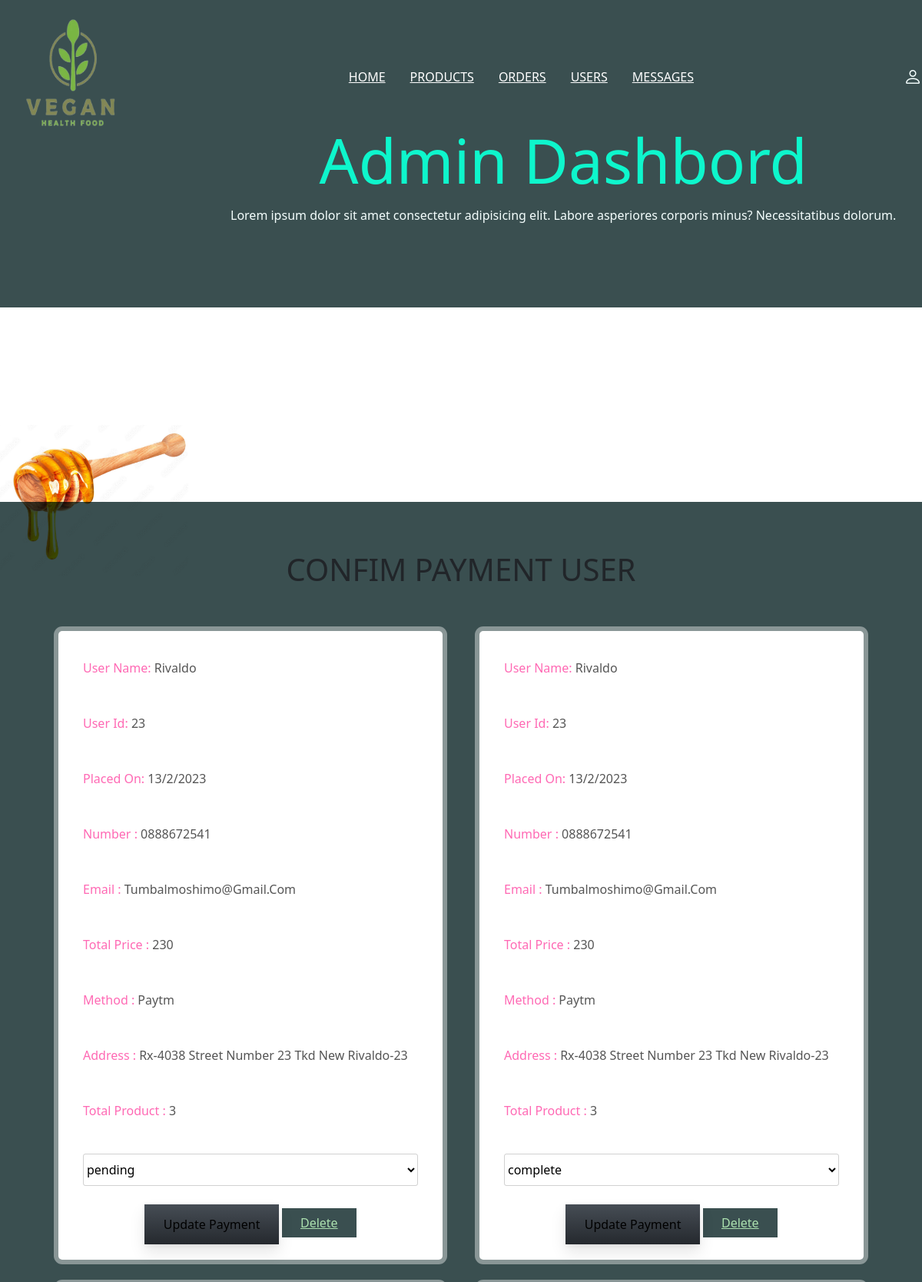
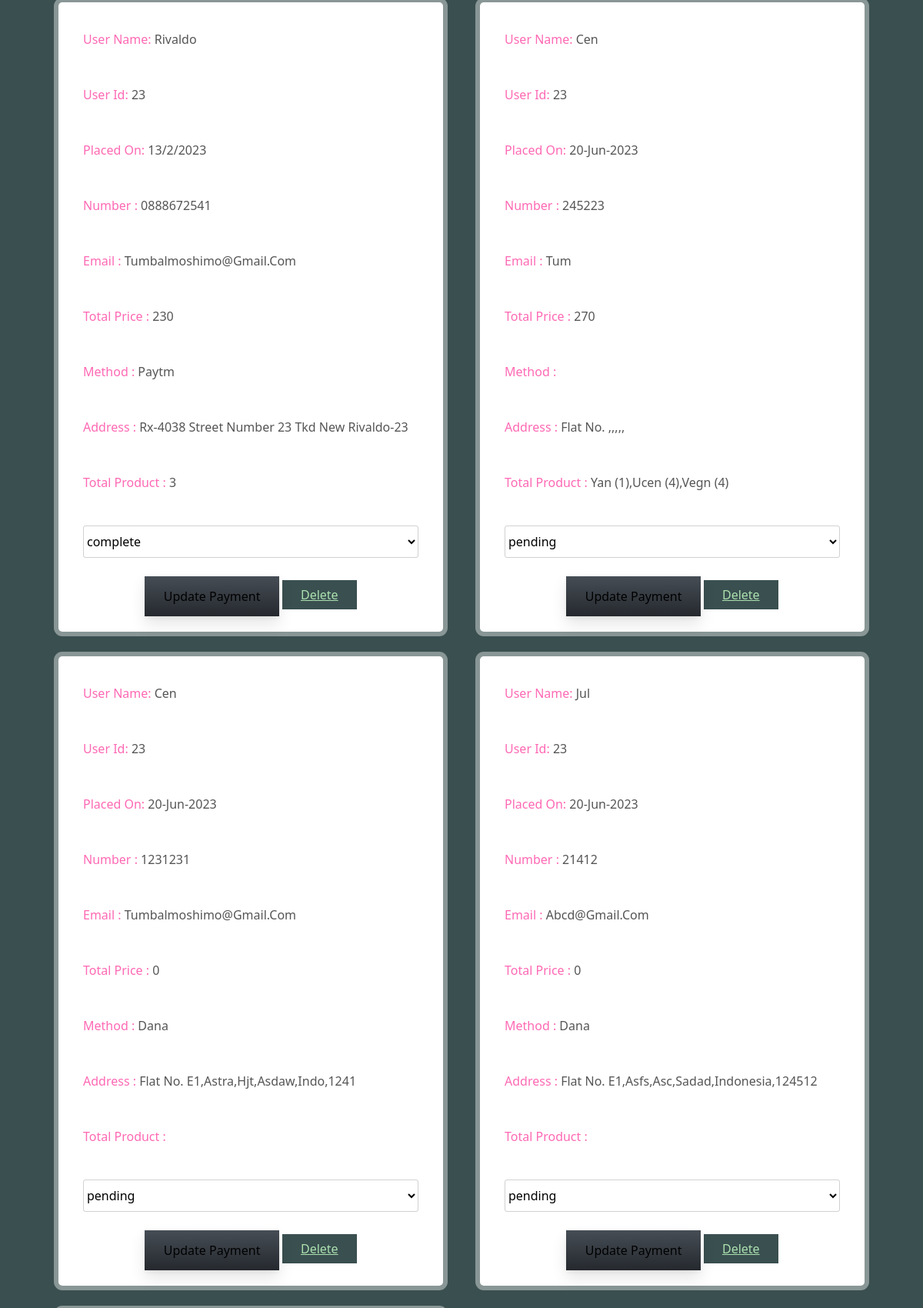
Screenshot of /admin_order.php (signed in, upper part) with the database file from the repository (2 pictures, top to bottom).
### tables this page shows
CREATE TABLE `order` (
  `id` int(255) NOT NULL,
  `user_id` int(255) NOT NULL,
  `name` varchar(255) NOT NULL,
  `number` varchar(255) NOT NULL,
  `email` varchar(255) NOT NULL,
  `method` varchar(255) NOT NULL,
  `address` varchar(255) NOT NULL,
  `total_products` varchar(255) NOT NULL,
  `total_price` varchar(255) NOT NULL,
  `placed_on` varchar(255) NOT NULL,
  `payment_status` varchar(255) NOT NULL DEFAULT 'pending'
);

### admin_order.php (the view, shortened to what this page needs)
<?php
include 'connection.php';
?>
<!DOCTYPE html>
<html lang="en">
<head>
    <link href='https://umpkg.com/boxicons@2.1.4/css/boxicons.min.css'rel='stylesheet'>
    <link href="https://cdn.jsdelivr.net/npm/bootstrap-icons@1.3.0/font/bootstrap-icons.css" rel="stylesheet"/>
    <link href="https://cdn.jsdelivr.net/npm/bootstrap@5.1.3/dist/css/bootstrap.min.css" rel="stylesheet"/>
    <link rel="stylesheet" type="text/css" href="style.css">
</head>
<body>
    <?php include 'admin_header.php';?>
    <section class="order_container">
        <h1 class="title">confim payment user</h1>
        <div class="box-container">
            <?php
                $select_orders = mysqli_query($conn, "SELECT * FROM `order`") or die('query failed');
                if (mysqli_num_rows($select_orders)>0) {
                    while ($fetch_orders = mysqli_fetch_assoc($select_orders)) {
                    ?>
                    <div class="box">
                        <p>user name: <span><?php echo $fetch_orders['name'];?></span></p>
                        <p>user id: <span><?php echo $fetch_orders['user_id'];?></span></p>
                        <p>placed on: <span><?php echo $fetch_orders['placed_on'];?></span></p>
                        <p>number : <span><?php echo $fetch_orders['number'];?></span></p>
                        <p>email : <span><?php echo $fetch_orders['email'];?></span></p>
                        <p>total price : <span><?php echo $fetch_orders['total_price'];?></span></p>
                        <p>method : <span><?php echo $fetch_orders['method'];?></span></p>
                        <p>address : <span><?php echo $fetch_orders['address'];?></span></p>
                        <p>total product : <span><?php echo $fetch_orders['total_products'];?></span></p>
                        <form method="post">
                            <select name="update_payment">
                                <option disabled selected><?php echo $fetch_orders['payment_status'];  ?></option>
                            </select>
                            <input type="submit" name="update_order" value="update payment" class="btn">
                            <a href="admin_order.php?delete=<?php echo $fetch_orders['id'];?>" class="delete"onclick="return confirm('delete this message');">delete</a>
                        </form>
                    </div>
                    <?php
                    }
                }else{
                        echo '
                    <div class="empty">
                    <p>order placed yet!</p>
                </div>
                    ';
                }
           ?>
        </div>
    </section>
</body>
</html>

### style.css (style rules this page uses)
* { margin: 0; padding: 0; box-sizing: border-box; }
:root { --box-shadow: 0px 0px 0px 6px rgb(255 255 255/40%); --orange: #fcc927; --grey: #3a4f50 }
a { text-decoration: none; }
.btn { align-items: center; background-color: initial; background-image: linear-gradient(#464d55, #25292e); border-radius: 8px; border-width: 0; box-shadow: 0 10px 20px rgba(0, 0, 0, .1),0 3px 6px rgba(0, 0, 0, .05); box-sizing: border-box; color: #fff; cursor: pointer; display: inline-flex; flex-direction: column; font-family: expo-brand-demi,system-ui,-apple-system,BlinkMacSystemFont,"Segoe UI",Roboto,"Helvetica Neue",Arial,"Noto Sans",sans-serif,"Apple Color Emoji","Segoe UI Emoji","Segoe UI Symbol","Noto Color Emoji"; font-size: 18px; height: 52px; justify-content: center; line-height: 1; margin: 0; outline: none; overflow: hidden; padding: 0 32px; text-align: center; text-decoration: none; transform: translate3d(0, 0, 0); transition: all 150ms; vertical-align: baseline; white-space: nowrap; user-select: none; -webkit-user-select: none; touch-action: manipulation; }
.title { text-align: center; margin-bottom: 1rem; }
input, button, textarea, select { outline: none; border: 1px solid #5554; background: transparent; width: 100%; padding: 1rem 1.5rem; border-radius: 10px; margin: 1rem 0; }
input[type="submit"] { cursor: pointer; }
.form-container::before, .show-product::before, .message_container::before, .order_container::before { content: ""; position: absolute; mix-blend-mode: multiply; background: url("img/slider3.png"); top: -5%; left: -10px; width: 255px; height: 650px; background-size: 255px; background-repeat: no-repeat; z-index: 100; }
.box-container { padding: 2% 5%; display: grid; grid-template-columns: repeat(auto-fit, minmax(20rem, 1fr)); column-gap: 1rem; }
.box-container .box { background: #fff; box-shadow: var(--box-shadow); padding: 2rem; text-align: center; border-radius: 5px; margin: 1rem; }
.show-product, .message_container, .order_container { position: relative; background: var(--grey); margin-top: -3.5rem; }
.show-product::before, .order_container::before { background-image: url("img/2.png"); top: -100px; }
.box-container .box { line-height: 4; }
.edit, .delete { color: #ACE1AF; background: #3a4f50; padding: 0.5rem 1.5rem; text-transform: capitalize; line-height: 2; }
.message_container .title, .order_container .title { text-transform: uppercase; padding-top: 4rem; }
.order_container { paddi3g: 1% 7%; }
.order_container .box-container { grid-template-columns: repeat(auto-fit, minmax(25rem, 1fr)); justify-content: center; align-items: flex-start; }
.box-container .box { text-align: left; padding: 1rem 2rem; }
.order_container .box p { margin-bottom: 0.5rem; text-transform: capitalize; color: hotpink; }
.order_container span { color: #555; }
.order_container form { text-align: center; }
.order_container form select { width: 100%; margin: 1rem auto; padding: 0.5rem 0; cursor: pointer; border-radius: 3px; }
.order_container form input { width: 40%; border-radius: unset; border: none; color: #000; text-transform: capitalize; }
.order_container .delete { width: 40%; }

### rows the page displays
order: name "Rivaldo", user "23", placed_on "13/2/2023", number "0888672541", email "Tumbalmoshimo@gmail.com", total_price "230", method "Paytm", address "Rx-4038 Street Number 23 Tkd New Rivaldo-23", total_products "3", update_payment "pending"
order: name "Rivaldo", user "23", placed_on "13/2/2023", number "0888672541", email "Tumbalmoshimo@gmail.com", total_price "230", method "Paytm", address "Rx-4038 Street Number 23 Tkd New Rivaldo-23", total_products "3", update_payment "complete"
order: name "Rivaldo", user "23", placed_on "13/2/2023", number "0888672541", email "Tumbalmoshimo@gmail.com", total_price "230", method "Paytm", address "Rx-4038 Street Number 23 Tkd New Rivaldo-23", total_products "3", update_payment "complete"
order: name "Cen", user "23", placed_on "20-Jun-2023", number "245223", email "Tum", total_price "270", address "Flat No. ,,,,,", total_products "Yan (1),ucen (4),vegn (4)", update_payment "pending"
order: name "Cen", user "23", placed_on "20-Jun-2023", number "1231231", email "Tumbalmoshimo@gmail.com", total_price "0", method "Dana", address "Flat No. E1,astra,hjt,asdaw,indo,1241", update_payment "pending"
order: name "Jul", user "23", placed_on "20-Jun-2023", number "21412", email "Abcd@gmail.com", total_price "0", method "Dana", address "Flat No. E1,asfs,asc,sadad,indonesia,124512", update_payment "pending"
